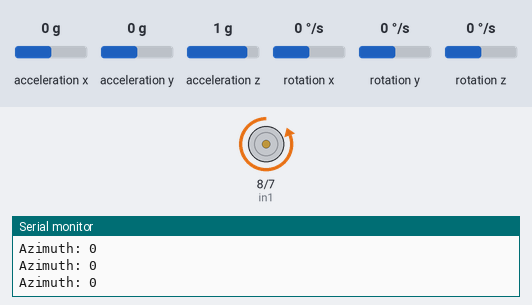
Bench run of a sketch on a simulated Arduino Uno, built with avr-gcc and run on an emulated ATmega328P. On the bench: motor-driver pin pairs drawn as motors (green arrow = first pin HIGH = forward, orange = second pin HIGH = backward, longer = more drive, scaled by the enable pin), the last lines printed to the serial monitor. Inputs (shaded band) come from the test bench; at power-on: rotation z 0 °/s, acceleration x 0 g, acceleration y 0 g, acceleration z 1 g, rotation x 0 °/s, rotation y 0 °/s.

Above: at 4.2 s.
4.3 s: rotation z set to -192 °/s
At 4.9 s:
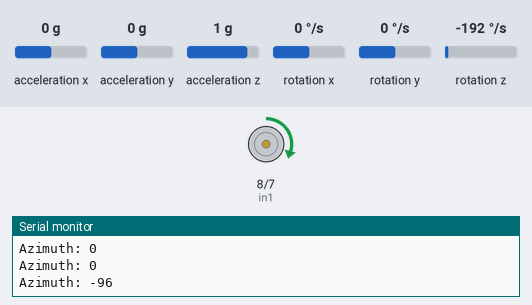
At 6.2 s:
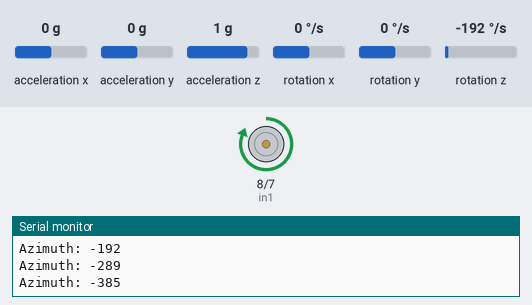
6.5 s: rotation z set to 72 °/s
9.5 s: rotation z set to 79 °/s
11.5 s: rotation z set to -192 °/s
At 11.9 s:
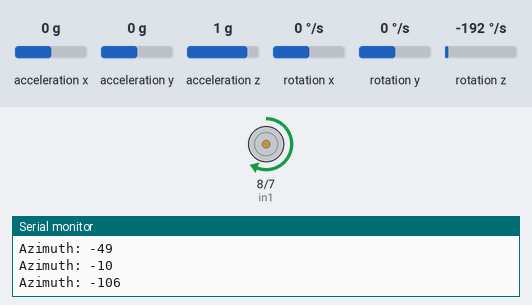
13.5 s: rotation z set to 192 °/s
At 15.5 s:
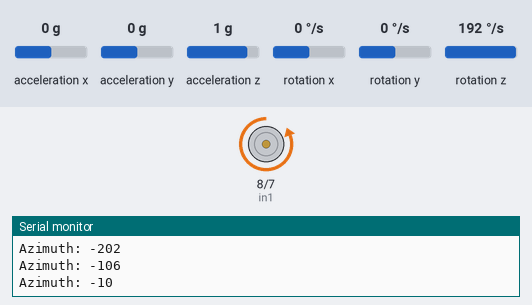
16.5 s: rotation z set to -73 °/s
19.5 s: rotation z set to -78 °/s
Timing chart, 0 to 22.5 s (numbered marks = the images above; inputs shaded):
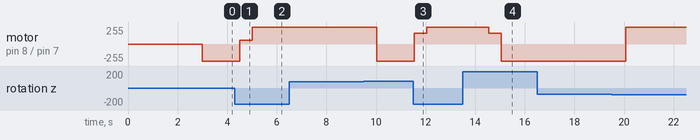

Measured:
- after the input at 4.3 s, motor on pin 8 (in1) / pin 7 (in2): backward 255/255 → forward 60/255 after 0.21 s, → forward 255/255 0.50 s later
- after the input at 11.5 s, motor on pin 8 (in1) / pin 7 (in2): backward 255/255 → forward 160/255 at once, → forward 255/255 0.50 s later
- after the input at 13.5 s, motor on pin 8 (in1) / pin 7 (in2): forward 255/255 → forward 160/255 after 1.1 s, → backward 255/255 0.50 s later

The sketch:

yawCodeMotor.ino
```cpp
#include <MPU6050_tockn.h>
#include <Wire.h>


MPU6050 mpu6050(Wire);
// Define the motor pins
int enA = 10; // Enable A (motor 1, left/right)
int in1 = 8; // Input 1 (motor 1, left)
int in2 = 7; // Input 2 (motor 1, right)
// Define the required yaw angle
int requiredYawAngle = -90;
void setup() {
  Serial.begin(19200);
  Wire.begin();
  mpu6050.begin();
  mpu6050.calcGyroOffsets(true);


  // Set the motor pins as outputs
  pinMode(enA, OUTPUT);
  pinMode(in1, OUTPUT);
  pinMode(in2, OUTPUT);

  // Start the motor
  analogWrite(enA, 255);

}

void loop() {
  mpu6050.update();

  // Extract roll, pitch, and yaw angles
  float roll = mpu6050.getAngleX();
  float pitch = mpu6050.getAngleY();
  int yaw = int(mpu6050.getAngleZ());

  // Calculate the error between the required yaw angle and the current yaw angle
  int error = requiredYawAngle - yaw;

  // Calculate the motor speed
  int motorSpeed = error * 10.0;

  // Set the motor direction
  if (error > 0) {
    digitalWrite(in1, HIGH);
    digitalWrite(in2, LOW);
  } else {
    digitalWrite(in1, LOW);
    digitalWrite(in2, HIGH);
  }

  Serial.print("Azimuth: " + String(yaw));
  Serial.println();
  // Set the motor speed
  analogWrite(enA, motorSpeed);

  // Stop the motor when the required yaw angle is reached
  if (abs(error) < 1.0) {
    analogWrite(enA, 0);
  }


  delay(500);
}
```
